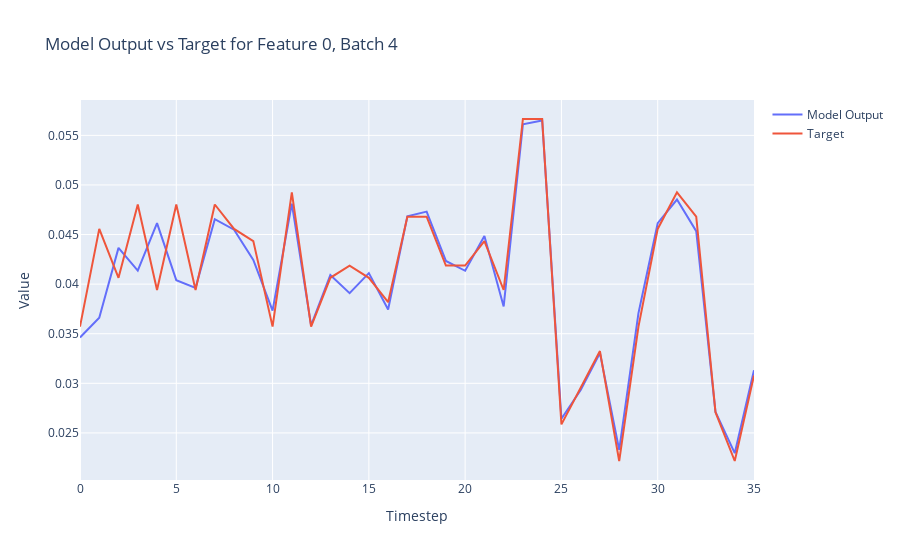

Notebook cell for this chart:
### Code cell
import plotly.graph_objects as go

def plot_model_output_vs_target(model_outputs, targets, batch_index=0, feature_index=0):
    # Extract the specified feature for the given batch from both the model outputs and targets
    model_output_series = model_outputs[batch_index, :, feature_index].detach().numpy()
    target_series = targets[batch_index, :, feature_index].numpy()
    
    # Create a range for the x-axis (timesteps)
    timesteps = list(range(model_output_series.shape[0]))
    
    # Create traces
    model_trace = go.Scatter(x=timesteps, y=model_output_series, mode='lines', name='Model Output')
    target_trace = go.Scatter(x=timesteps, y=target_series, mode='lines', name='Target')
    
    # Create the figure and add traces
    fig = go.Figure()
    fig.add_trace(model_trace)
    fig.add_trace(target_trace)
    
    # Add title and labels
    fig.update_layout(title=f'Model Output vs Target for Feature {feature_index}, Batch {batch_index}',
                      xaxis_title='Timestep',
                      yaxis_title='Value')
    
    # Show the figure
    fig.show()

# Assuming `y` and `Y` are your model outputs and targets, respectively
# Adjust batch_index and feature_index as needed
plot_model_output_vs_target(outputs.to("cpu"), Y.to("cpu"), batch_index=4, feature_index=0)

### Figure 1 — Plotly figure (JSON) as saved in the notebook; plotly's stock layout.template omitted (floating-point values rounded to 4 significant figures)
{"data": [{"mode": "lines", "name": "Model Output", "type": "scatter", "x": [0, 1, 2, 3, 4, 5, 6, 7, 8, 9, 10, 11, 12, 13, 14, 15, 16, 17, 18, 19, 20, 21, 22, 23, 24, 25, 26, 27, 28, 29, 30, 31, 32, 33, 34, 35], "y": [0.03462, 0.03662, 0.04366, 0.04136, 0.04616, 0.0404, 0.03962, 0.04654, 0.04549, 0.04243, 0.03733, 0.04812, 0.03584, 0.04091, 0.03909, 0.04111, 0.03744, 0.04684, 0.04731, 0.04234, 0.04135, 0.04486, 0.03775, 0.05611, 0.0565, 0.02642, 0.02932, 0.03304, 0.02329, 0.03707, 0.04614, 0.04853, 0.04535, 0.02711, 0.02295, 0.03133]}, {"mode": "lines", "name": "Target", "type": "scatter", "x": [0, 1, 2, 3, 4, 5, 6, 7, 8, 9, 10, 11, 12, 13, 14, 15, 16, 17, 18, 19, 20, 21, 22, 23, 24, 25, 26, 27, 28, 29, 30, 31, 32, 33, 34, 35], "y": [0.03571, 0.04557, 0.04064, 0.04803, 0.03941, 0.04803, 0.03941, 0.04803, 0.04557, 0.04433, 0.03571, 0.04926, 0.03571, 0.04064, 0.04187, 0.04064, 0.03818, 0.0468, 0.0468, 0.04187, 0.04187, 0.04433, 0.03941, 0.05665, 0.05665, 0.02586, 0.02956, 0.03325, 0.02217, 0.03571, 0.04557, 0.04926, 0.0468, 0.02709, 0.02217, 0.03079]}], "layout": {"title": {"text": "Model Output vs Target for Feature 0, Batch 4"}, "xaxis": {"title": {"text": "Timestep"}}, "yaxis": {"title": {"text": "Value"}}}}
